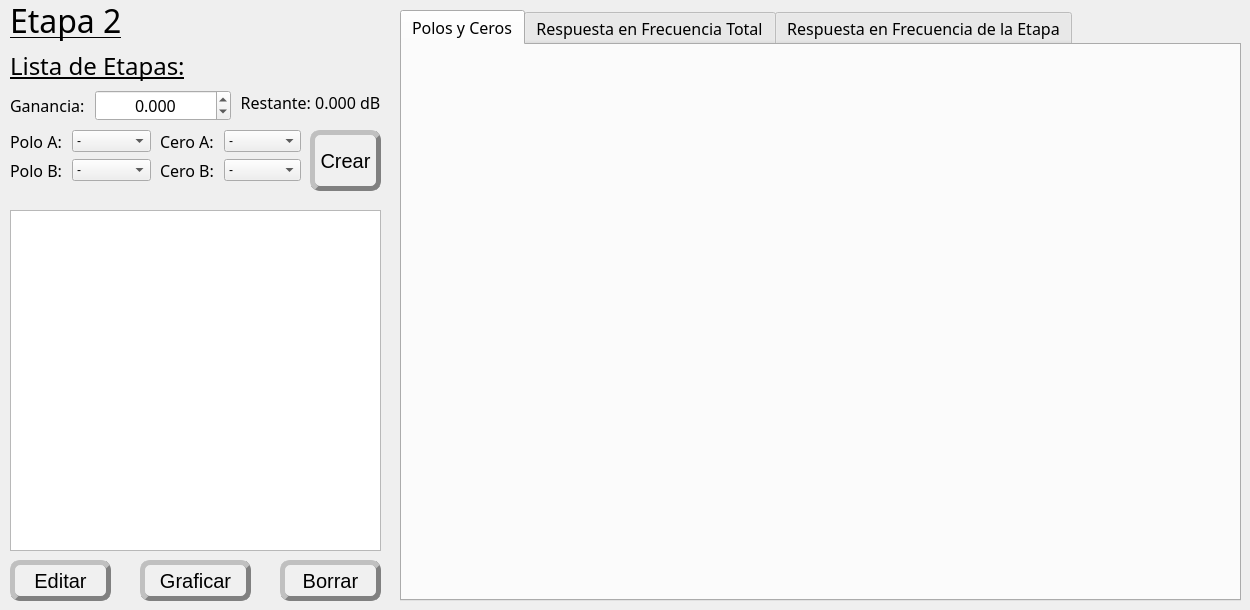
     <widget class="QWidget" name="etapa2">
      <widget class="QLabel" name="label_e2">
       <property name="geometry">
        <rect>
         <x>10</x>
         <y>0</y>
         <width>151</width>
         <height>41</height>
        </rect>
       </property>
       <property name="font">
        <font>
         <family>Rockwell</family>
         <pointsize>24</pointsize>
         <underline>true</underline>
        </font>
       </property>
       <property name="text">
        <string>Etapa 2</string>
       </property>
      </widget>
      <widget class="QListWidget" name="stage_list">
       <property name="geometry">
        <rect>
         <x>10</x>
         <y>210</y>
         <width>371</width>
         <height>341</height>
        </rect>
       </property>
       <property name="font">
        <font>
         <family>Rockwell</family>
         <pointsize>12</pointsize>
        </font>
       </property>
       <property name="focusPolicy">
        <enum>Qt::NoFocus</enum>
       </property>
       <property name="layoutDirection">
        <enum>Qt::LeftToRight</enum>
       </property>
       <property name="styleSheet">
        <string notr="true">QListWidget::item { 
	border-bottom: 1px solid  rgb(200, 200, 200);
}
QListWidget::item:selected {
	background-color: rgb(220, 220, 220);
	color: black;
}</string>
       </property>
       <property name="dragDropMode">
        <enum>QAbstractItemView::DragDrop</enum>
       </property>
       <property name="defaultDropAction">
        <enum>Qt::MoveAction</enum>
       </property>
      </widget>
      <widget class="QLabel" name="label_stage_list">
       <property name="geometry">
        <rect>
         <x>10</x>
         <y>50</y>
         <width>281</width>
         <height>31</height>
        </rect>
       </property>
       <property name="font">
        <font>
         <family>Rockwell</family>
         <pointsize>18</pointsize>
         <underline>true</underline>
        </font>
       </property>
       <property name="text">
        <string>Lista de Etapas:</string>
       </property>
      </widget>
      <widget class="QPushButton" name="btn_new_stage">
       <property name="geometry">
        <rect>
         <x>310</x>
         <y>130</y>
         <width>71</width>
         <height>61</height>
        </rect>
       </property>
       <property name="styleSheet">
        <string notr="true">QPushButton {
 background-color: rgb(240, 240, 240);
 border-style: outset;
 border-width: 5px;
 border-radius: 10px;
 border-color: gray;
 font: Rockwell;
 font-size: 20px;
 }
 QPushButton:pressed {
 background-color: rgb(220, 220, 220);
 border-style: inset;
 }
 QPushButton:hover:!pressed {
 background-color: rgb(220, 220, 220);
 }
</string>
       </property>
       <property name="text">
        <string>Crear</string>
       </property>
      </widget>
      <widget class="QPushButton" name="btn_delete_stage">
       <property name="geometry">
        <rect>
         <x>280</x>
         <y>560</y>
         <width>101</width>
         <height>41</height>
        </rect>
       </property>
       <property name="styleSheet">
        <string notr="true">QPushButton {
 background-color: rgb(240, 240, 240);
 border-style: outset;
 border-width: 5px;
 border-radius: 10px;
 border-color: gray;
 font: Rockwell;
 font-size: 20px;
 }
 QPushButton:pressed {
 background-color: rgb(220, 220, 220);
 border-style: inset;
 }
 QPushButton:hover:!pressed {
 background-color: rgb(220, 220, 220);
 }
</string>
       </property>
       <property name="text">
        <string>Borrar</string>
       </property>
      </widget>
      <widget class="QWidget" name="formLayoutWidget_3">
       <property name="geometry">
        <rect>
         <x>10</x>
         <y>130</y>
         <width>141</width>
         <height>65</height>
        </rect>
       </property>
       <layout class="QFormLayout" name="formLayout_3">
        <property name="horizontalSpacing">
         <number>10</number>
        </property>
        <item row="0" column="1">
         <widget class="QComboBox" name="combo_polo1">
          <item>
           <property name="text">
            <string>-</string>
           </property>
          </item>
         </widget>
        </item>
        <item row="1" column="0">
         <widget class="QLabel" name="label_polo2">
          <property name="font">
           <font>
            <family>Rockwell</family>
            <pointsize>12</pointsize>
           </font>
          </property>
          <property name="text">
           <string>Polo B:</string>
          </property>
         </widget>
        </item>
        <item row="1" column="1">
         <widget class="QComboBox" name="combo_polo2">
          <item>
           <property name="text">
            <string>-</string>
           </property>
          </item>
         </widget>
        </item>
        <item row="0" column="0">
         <widget class="QLabel" name="label_polo1">
          <property name="font">
           <font>
            <family>Rockwell</family>
            <pointsize>12</pointsize>
           </font>
          </property>
          <property name="text">
           <string>Polo A:</string>
          </property>
         </widget>
        </item>
       </layout>
      </widget>
      <widget class="QWidget" name="formLayoutWidget_4">
       <property name="geometry">
        <rect>
         <x>160</x>
         <y>130</y>
         <width>141</width>
         <height>65</height>
        </rect>
       </property>
       <layout class="QFormLayout" name="formLayout_4">
        <property name="horizontalSpacing">
         <number>10</number>
        </property>
        <item row="0" column="0">
         <widget class="QLabel" name="label_cero1">
          <property name="font">
           <font>
            <family>Rockwell</family>
            <pointsize>12</pointsize>
           </font>
          </property>
          <property name="text">
           <string>Cero A:</string>
          </property>
         </widget>
        </item>
        <item row="0" column="1">
         <widget class="QComboBox" name="combo_cero1">
          <item>
           <property name="text">
            <string>-</string>
           </property>
          </item>
         </widget>
        </item>
        <item row="1" column="0">
         <widget class="QLabel" name="label_cero2">
          <property name="font">
           <font>
            <family>Rockwell</family>
            <pointsize>12</pointsize>
           </font>
          </property>
          <property name="text">
           <string>Cero B:</string>
          </property>
         </widget>
        </item>
        <item row="1" column="1">
         <widget class="QComboBox" name="combo_cero2">
          <item>
           <property name="text">
            <string>-</string>
           </property>
          </item>
         </widget>
        </item>
       </layout>
      </widget>
      <widget class="QPushButton" name="btn_edit_stage">
       <property name="geometry">
        <rect>
         <x>10</x>
         <y>560</y>
         <width>101</width>
         <height>41</height>
        </rect>
       </property>
       <property name="styleSheet">
        <string notr="true">QPushButton {
 background-color: rgb(240, 240, 240);
 border-style: outset;
 border-width: 5px;
 border-radius: 10px;
 border-color: gray;
 font: Rockwell;
 font-size: 20px;
 }
 QPushButton:pressed {
 background-color: rgb(220, 220, 220);
 border-style: inset;
 }
 QPushButton:hover:!pressed {
 background-color: rgb(220, 220, 220);
 }
</string>
       </property>
       <property name="text">
        <string>Editar</string>
       </property>
      </widget>
      <widget class="QTabWidget" name="tabPlots_2">
       <property name="geometry">
        <rect>
         <x>400</x>
         <y>10</y>
         <width>841</width>
         <height>591</height>
        </rect>
       </property>
       <property name="font">
        <font>
         <family>Rockwell</family>
         <pointsize>12</pointsize>
         <weight>50</weight>
         <bold>false</bold>
        </font>
       </property>
       <property name="currentIndex">
        <number>0</number>
       </property>
       <widget class="QWidget" name="tab2_1">
        <attribute name="title">
         <string>Polos y Ceros</string>
        </attribute>
        <widget class="QWidget" name="verticalLayoutWidget_12">
         <property name="geometry">
          <rect>
           <x>0</x>
           <y>0</y>
           <width>841</width>
           <height>561</height>
          </rect>
         </property>
         <layout class="QVBoxLayout" name="plotlayout2_1"/>
        </widget>
       </widget>
       <widget class="QWidget" name="tab2_2">
        <attribute name="title">
         <string>Respuesta en Frecuencia Total</string>
        </attribute>
        <widget class="QWidget" name="verticalLayoutWidget_13">
         <property name="geometry">
          <rect>
           <x>0</x>
           <y>0</y>
           <width>841</width>
           <height>561</height>
          </rect>
         </property>
         <layout class="QVBoxLayout" name="plotlayout2_2"/>
        </widget>
       </widget>
       <widget class="QWidget" name="tab2_3">
        <attribute name="title">
         <string>Respuesta en Frecuencia de la Etapa</string>
        </attribute>
        <widget class="QWidget" name="verticalLayoutWidget_14">
         <property name="geometry">
          <rect>
           <x>0</x>
           <y>0</y>
           <width>841</width>
           <height>561</height>
          </rect>
         </property>
         <layout class="QVBoxLayout" name="plotlayout2_3"/>
        </widget>
       </widget>
      </widget>
      <widget class="QPushButton" name="btn_plot_stage">
       <property name="geometry">
        <rect>
         <x>140</x>
         <y>560</y>
         <width>111</width>
         <height>41</height>
        </rect>
       </property>
       <property name="styleSheet">
        <string notr="true">QPushButton {
 background-color: rgb(240, 240, 240);
 border-style: outset;
 border-width: 5px;
 border-radius: 10px;
 border-color: gray;
 font: Rockwell;
 font-size: 20px;
 }
 QPushButton:pressed {
 background-color: rgb(220, 220, 220);
 border-style: inset;
 }
 QPushButton:hover:!pressed {
 background-color: rgb(220, 220, 220);
 }
</string>
       </property>
       <property name="text">
        <string>Graficar</string>
       </property>
      </widget>
      <widget class="QWidget" name="formLayoutWidget_5">
       <property name="geometry">
        <rect>
         <x>10</x>
         <y>90</y>
         <width>221</width>
         <height>31</height>
        </rect>
       </property>
       <layout class="QFormLayout" name="formLayout_5">
        <property name="horizontalSpacing">
         <number>10</number>
        </property>
        <item row="0" column="0">
         <widget class="QLabel" name="label_gain">
          <property name="font">
           <font>
            <family>Rockwell</family>
            <pointsize>12</pointsize>
           </font>
          </property>
          <property name="text">
           <string>Ganancia:</string>
          </property>
         </widget>
        </item>
        <item row="0" column="1">
         <widget class="QDoubleSpinBox" name="spin_gain">
          <property name="font">
           <font>
            <family>Rockwell</family>
            <pointsize>12</pointsize>
           </font>
          </property>
          <property name="alignment">
           <set>Qt::AlignCenter</set>
          </property>
          <property name="decimals">
           <number>3</number>
          </property>
          <property name="minimum">
           <double>-300.000000000000000</double>
          </property>
          <property name="maximum">
           <double>300.000000000000000</double>
          </property>
          <property name="stepType">
           <enum>QAbstractSpinBox::DefaultStepType</enum>
          </property>
          <property name="value">
           <double>0.000000000000000</double>
          </property>
         </widget>
        </item>
       </layout>
      </widget>
      <widget class="QLabel" name="label_gain_total">
       <property name="geometry">
        <rect>
         <x>240</x>
         <y>92</y>
         <width>141</width>
         <height>20</height>
        </rect>
       </property>
       <property name="font">
        <font>
         <family>Rockwell</family>
         <pointsize>12</pointsize>
         <underline>false</underline>
        </font>
       </property>
       <property name="text">
        <string>Restante: 0.000 dB</string>
       </property>
       <property name="alignment">
        <set>Qt::AlignCenter</set>
       </property>
      </widget>
     </widget>
